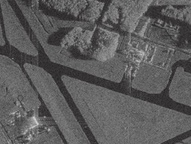
#> input picture Prac_4/sar_1.jpg, 191 x 144 px, shrunk from 400 x 300 before the run
$ jupyter execute --allow-errors HomeTask_4.ipynb
#> lines starting #> are read from the running program, lines starting #| are printed output that depends on the picture; after the words box and inside, x2 and y2 are one past the last pixel; in counts of white or black regions, pixels touching at a corner belong together
[cell 1]
import numpy as np
import cv2
import matplotlib.pyplot as plt
from skimage.metrics import structural_similarity, mean_squared_error

# Задание №1

[cell 2]
image = cv2.imread('sar_1.jpg')
#> image is the input picture: shape (144, 191, 3); mean B, G, R 91.8, 91.5, 92
image_gray = cv2.cvtColor(image, cv2.COLOR_BGR2GRAY)

def homo_average(img, mask, point, T):
    av_val = img[mask > 0].sum() / np.count_nonzero(img[mask > 0])

    if abs(av_val - img[point]) <= T:
        return True

    return False

def region_growing(image, seed_point,homo_fun,r, T):
    mask = np.zeros(image_gray.shape, np.uint8)
    mask[seed_point] = 1
    count = 1
    while count > 0:
        count = 0
        local_mask = np.zeros(image_gray.shape, np.uint8)
        for i in range(r,image.shape[0] - r):
            for j in range(r,image.shape[1] - r):
                if mask[i,j]==0 and mask[i - r:i + r, j-r: j+r].sum() > 0:
                    if homo_fun(image, mask, (i,j), T):
                        local_mask[i,j] = 1
        count = np.count_nonzero(local_mask)
        mask += local_mask
    return mask*255

[cell 3]
seed_point = (160,130)
#> (the rest of this cell did not finish here and is left out)

# Задание №2

[cell 4]
def homo_median(img, mask, point, T):
    region = img[mask > 0]
    if len(region) == 0:
        return False
    median_val = np.median(region)
    if abs(median_val - img[point]) <= T:
        return True
    return False

#> (the rest of this cell did not finish here and is left out)


mse_avg = mean_squared_error(image_gray, mask_avg)
mse_med = mean_squared_error(image_gray, mask_med)

ssim_avg = structural_similarity(image_gray, mask_avg)
ssim_med = structural_similarity(image_gray, mask_med)

plt.figure(figsize=(15, 5))

plt.subplot(1, 3, 1)
plt.imshow(image_gray, cmap='gray')
plt.title('Исходное изображение')
plt.axis('off')

plt.subplot(1, 3, 2)
plt.imshow(mask_avg, cmap='gray')
plt.title(f'Average criterion\nMSE: {mse_avg:.2f}, SSIM: {ssim_avg:.3f}')
plt.axis('off')

plt.subplot(1, 3, 3)
plt.imshow(mask_med, cmap='gray')
plt.title(f'Median criterion\nMSE: {mse_med:.2f}, SSIM: {ssim_med:.3f}')
plt.axis('off')

plt.tight_layout()
plt.show()

# Задание №3

[cell 5]
image = cv2.imread('palm_1.jpg')
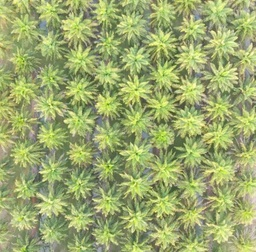
#> input picture Prac_4/palm_1.JPG, 256 x 252 px, shrunk from 535 x 527 before the run, found by its file name
#> image is the input picture: shape (252, 256, 3); mean B, G, R 109.7, 169.5, 156.4
image_gray = cv2.cvtColor(image, cv2.COLOR_BGR2GRAY)
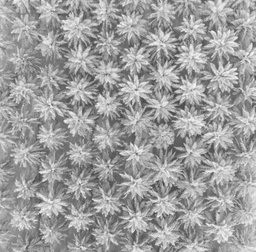
#> image_gray: shape (252, 256); min 64, max 249, mean 158.8

blur = cv2.GaussianBlur(image_gray, (5,5), 0)
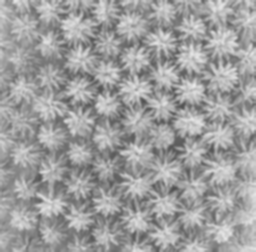
#> blur: shape (252, 256); min 80, max 232, mean 158.8

plt.imshow(image_gray, cmap="gray")

[cell 6]
ret, thresh = cv2.threshold(image_gray,0,255, cv2.THRESH_BINARY+cv2.THRESH_OTSU)
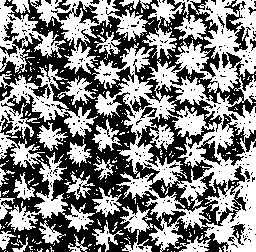
#> thresh: shape (252, 256); 50.7% white; 368 black regions (349 under 20 px), largest, box (x1, y1, x2, y2) and area: (0, 0, 246, 252) 26804, (170, 52, 256, 118) 1417, (217, 113, 256, 166) 762
#> ret = 158
plt.imshow(thresh, cmap="gray")

[cell 7]
dist = cv2.distanceTransform(thresh, cv2.DIST_L2, 5)
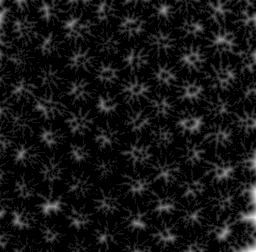
#> dist: shape (252, 256) float32; min 0, max 10.98, mean 0.88; drawn with min black and max white
plt.imshow(dist, cmap="gray")

[cell 8]
ret, sure_fg = cv2.threshold(dist, 0.37 * dist.max(), 255, cv2.THRESH_BINARY)
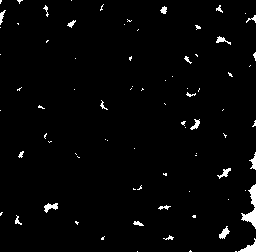
#> sure_fg: shape (252, 256) float32; 2.2% white; 80 white regions (58 under 20 px), largest, box (x1, y1, x2, y2) and area: (241, 184, 256, 229) 258, (238, 238, 256, 252) 100, (44, 203, 58, 213) 77
#> ret = 4.06
plt.imshow(sure_fg, cmap="gray")

[cell 9]
sure_fg = sure_fg.astype(np.uint8)
ret, markers = cv2.connectedComponents(sure_fg)
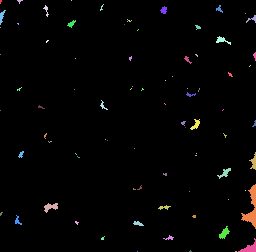
#> markers: shape (252, 256) int32; 81 distinct labels, from 0 to 80; one colour per label, 0 black
#> ret = 81
plt.imshow(markers, cmap="gray")

[cell 10]
markers = cv2.watershed(image, markers)
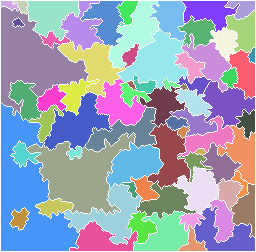
#> markers: shape (252, 256) int32; 75 distinct labels, from -1 to 79; one colour per label, 0 black, -1 white
plt.imshow(markers, cmap="gray")
print('Примерное количество пальм:', len(np.unique(markers)))
#| Примерное количество пальм: 75
